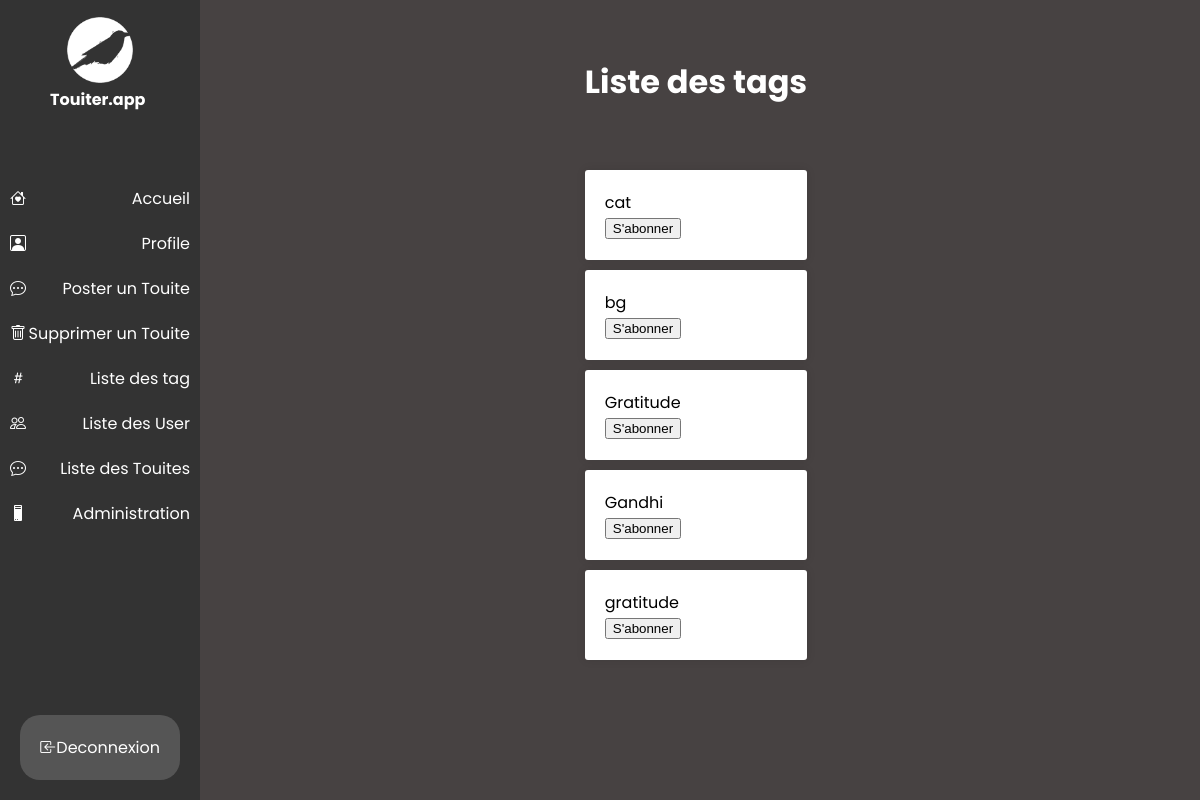
The page /index.php?action=listTag (signed in) on the database its author committed.
### tables this page shows
CREATE TABLE `tagtest` (
                           `idTag` int(11) NOT NULL,
                           `libelle` varchar(255) DEFAULT NULL,
                           `description` varchar(1000) DEFAULT NULL
);

### src/Action/ListTagAction.php (the view, shortened to what this page needs)
<?php
class ListTagAction {
    public function execute(): string {
        if ($_SERVER['REQUEST_METHOD'] === 'POST') {
            $idTag = $_POST['idTag'];
            $idUser = $_COOKIE['user_id'];
                        if (!isset($_COOKIE['user_id'])) {
                return "Veuillez vous connecter pour vous abonner à un tag.";
            }
            try {
                $pdo = connexionFactory::makeConnection();
                $stmt = $pdo->prepare("INSERT INTO user_tag (idUser, idTag) VALUES (:idUser, :idTag)");
                $stmt->bindParam(':idUser', $idUser);
                $stmt->bindParam(':idTag', $idTag);
                $stmt->execute();
                echo '<script>
                        window.location.href = "index.php?action=listTag";
                        alert("Vous êtes maintenant abonné à ce tag !");
                    </script>';
            } catch (PDOException $e) {
                return "Erreur d'abonnement au tag: " . $e->getMessage();
            }
        } else {
            try {
                $pdo = connexionFactory::makeConnection();
                $stmt = $pdo->prepare("SELECT * FROM tagtest
                                        WHERE idTag not in (SELECT idTag from user_tag
                                                            WHERE idUser = :idUser)");
                $stmt->bindParam(':idUser',$_COOKIE['user_id'] );
                $stmt->execute();
                $tags = $stmt->fetchAll(PDO::FETCH_ASSOC);
                $html = '<h1>Liste des tags</h1><ul>';
                foreach ($tags as $tag) {
                    $html .= '<li class="listes">';
                    $html .= htmlspecialchars($tag['libelle']);
                    $html .= '<form class="tag-form" action="index.php?action=listTag" method="post">';
                    $html .= '<input type="hidden" name="idTag" value="' . $tag['idTag'] . '">';
                    $html .= '<button type="submit">S\'abonner</button>';
                    $html .= '</form>';
                    $html .= '</li>';
                }
                $html .= '</ul>';
                $html .= '<script src="https://ajax.googleapis.com/ajax/libs/jquery/3.5.1/jquery.min.js"></script>';
                $html .= '<script>';
                $html .= '$(document).ready(function() {';
                $html .= '    $(".tag-form").on("submit", function(e) {';
                $html .= '        e.preventDefault();';
                $html .= '';
                $html .= '        $.ajax({';
                $html .= '            type: "post",';
                $html .= '            url: $(this).attr("action"),';
                $html .= '            data: $(this).serialize(),';
                $html .= '            success: function(response) {';
                $html .= '                alert(response);';
                $html .= '                location.reload();';
                $html .= '            },';
                $html .= '            error: function(err) {';
                $html .= '                console.log(err);';
                $html .= '            }';
                $html .= '        });';
                $html .= '    });';
                $html .= '});';
                $html .= '</script>';
                return $html;
            } catch (PDOException $e) {
                return "Erreur lors de la récupération des tags: " . $e->getMessage();
            }
        }
    }
}
?>
<link rel="stylesheet" href="css/sections.css">

### css/style.css (style rules this page uses)
body { margin-left: 200px; padding: 0; font-family: 'Poppins', sans-serif; background-color: #474242; display: flex; flex-direction : column; align-items: center; justify-content: center; }
h1 { text-align: center; color: white; }
ul { list-style: none; padding: 0; align-items: center; margin-top: 4em; }

### css/sections.css (style rules this page uses)
body { margin-left: 200px; padding: 0; font-family: 'Poppins', sans-serif; background-color: #474242; display: flex; flex-direction : column; align-items: center; justify-content: center; }
h1 { margin-top: 5px; colortext-align: center; margin-top: 50px;: white; text-align: center; position: relative; }
ul { list-style: none; padding: 0; }
.listes { background-color: #fff; margin-bottom: 10px; padding: 20px; border-radius: 3px; box-shadow: 0 0 10px rgba(0, 0, 0, 0.1); }

### rows shown on the page
tagtest: value "cat"
tagtest: value "bg"
tagtest: value "Gratitude"
tagtest: value "Gandhi"
tagtest: value "gratitude"
